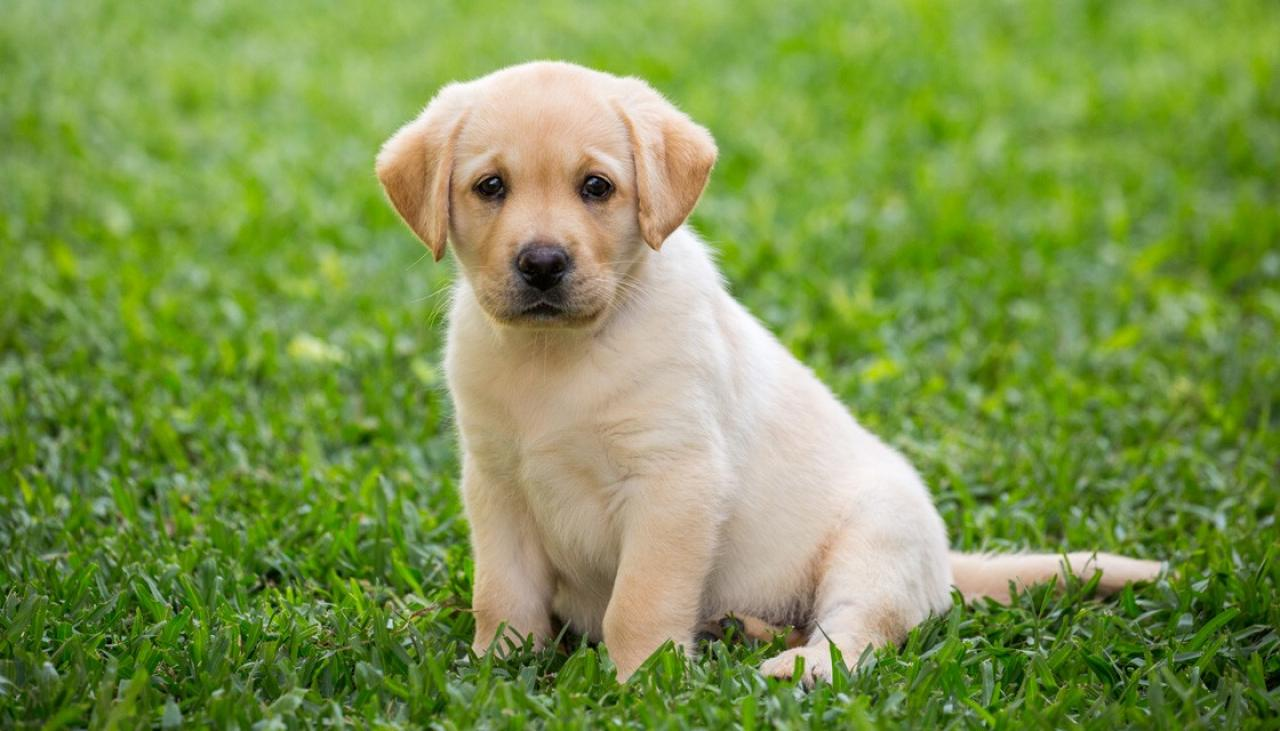
#> input picture BEGINNER/Image_to_Pencil_Sketch_with_Python/dog.jpg, 1280 x 731 px
$ jupyter execute image_to_sketch.ipynb
#> lines starting #> are read from the running program, lines starting #| are printed output that depends on the picture
### Image to Pencil Sketch with Python

[cell 1]
import cv2
import matplotlib.pyplot as plt

### Reading the image

[cell 2]
img = cv2.imread('dog.jpg')
#> img is the input picture: shape (731, 1280, 3); mean B, G, R 76.1, 148.7, 124.5
img2 = cv2.cvtColor(img, cv2.COLOR_BGR2RGB)
plt.imshow(img2)

[cell 3]
gray_image = cv2.cvtColor(img, cv2.COLOR_BGR2GRAY)
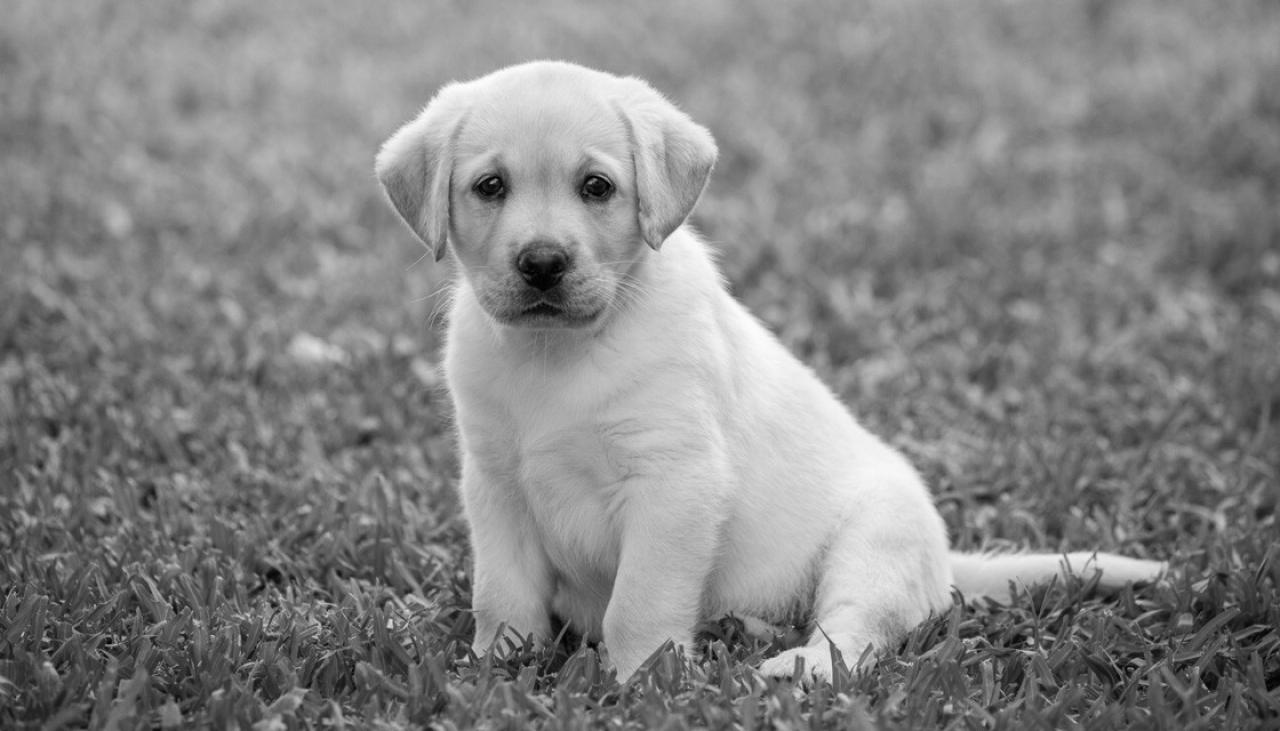
#> gray_image: shape (731, 1280); min 0, max 255, mean 133.1
img2 = cv2.cvtColor(gray_image, cv2.COLOR_BGR2RGB)
plt.imshow(img2)

[cell 4]
inverted_image = 255 - gray_image
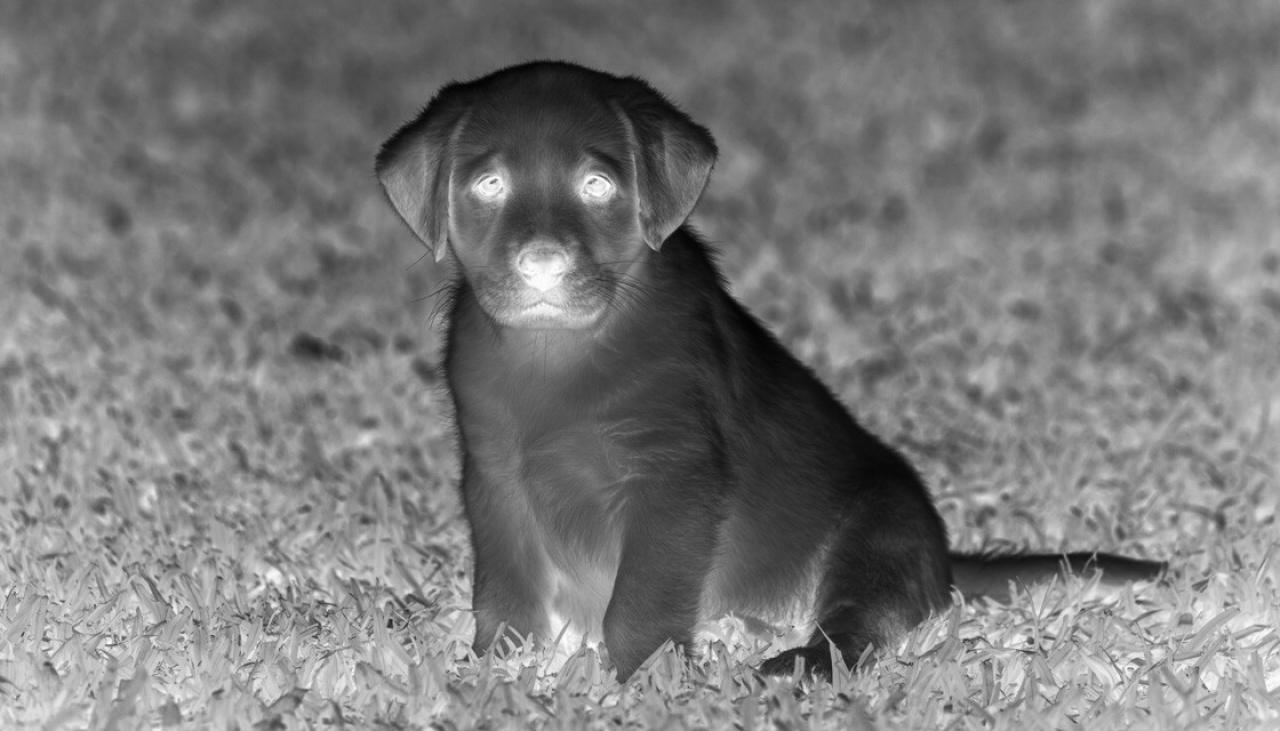
#> inverted_image: shape (731, 1280); min 0, max 255, mean 121.9
img2 = cv2.cvtColor(inverted_image, cv2.COLOR_BGR2RGB)
plt.imshow(img2)

[cell 5]
blurred = cv2.GaussianBlur(inverted_image, (21, 21), 0)

### Showing the pencil sketch image

[cell 6]
inverted_blurred = 255 - blurred
pencil_sketch = cv2.divide(gray_image, inverted_blurred, scale=256.0)
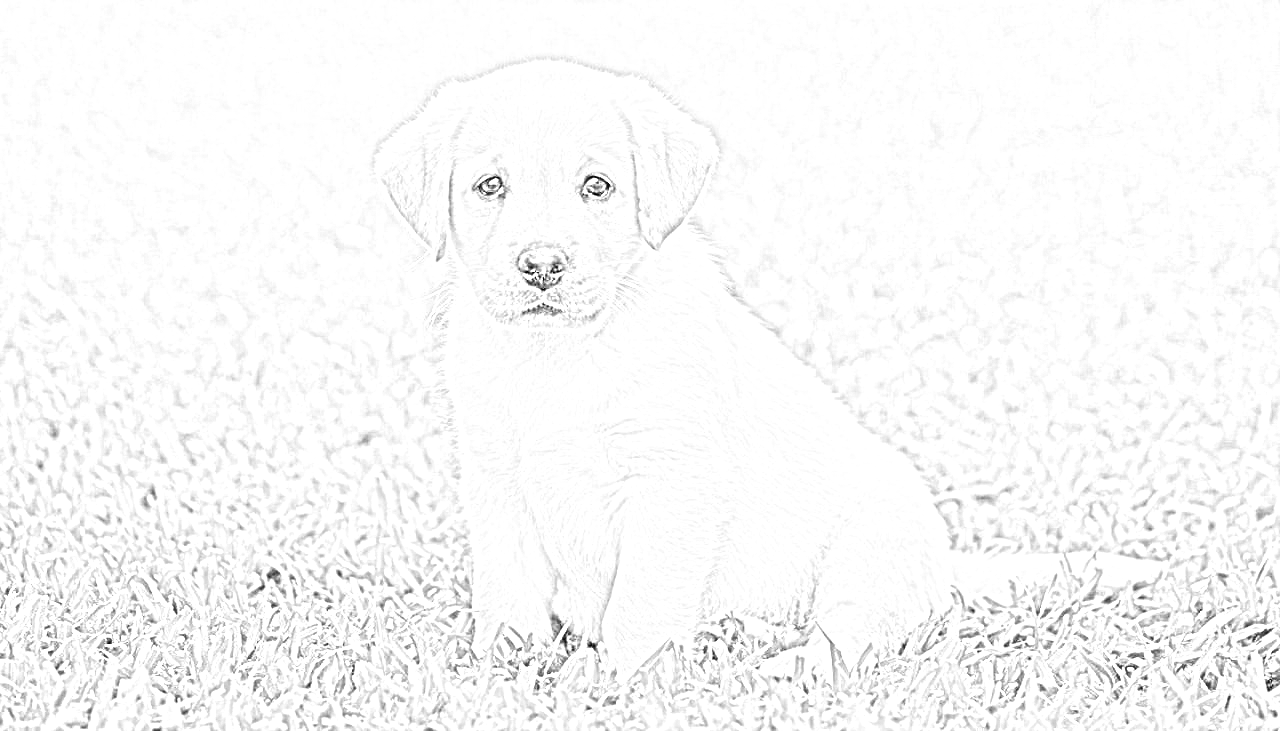
#> pencil_sketch: shape (731, 1280); min 0, max 255, mean 248.4
img2 = cv2.cvtColor(pencil_sketch, cv2.COLOR_BGR2RGB)
plt.imshow(img2)
